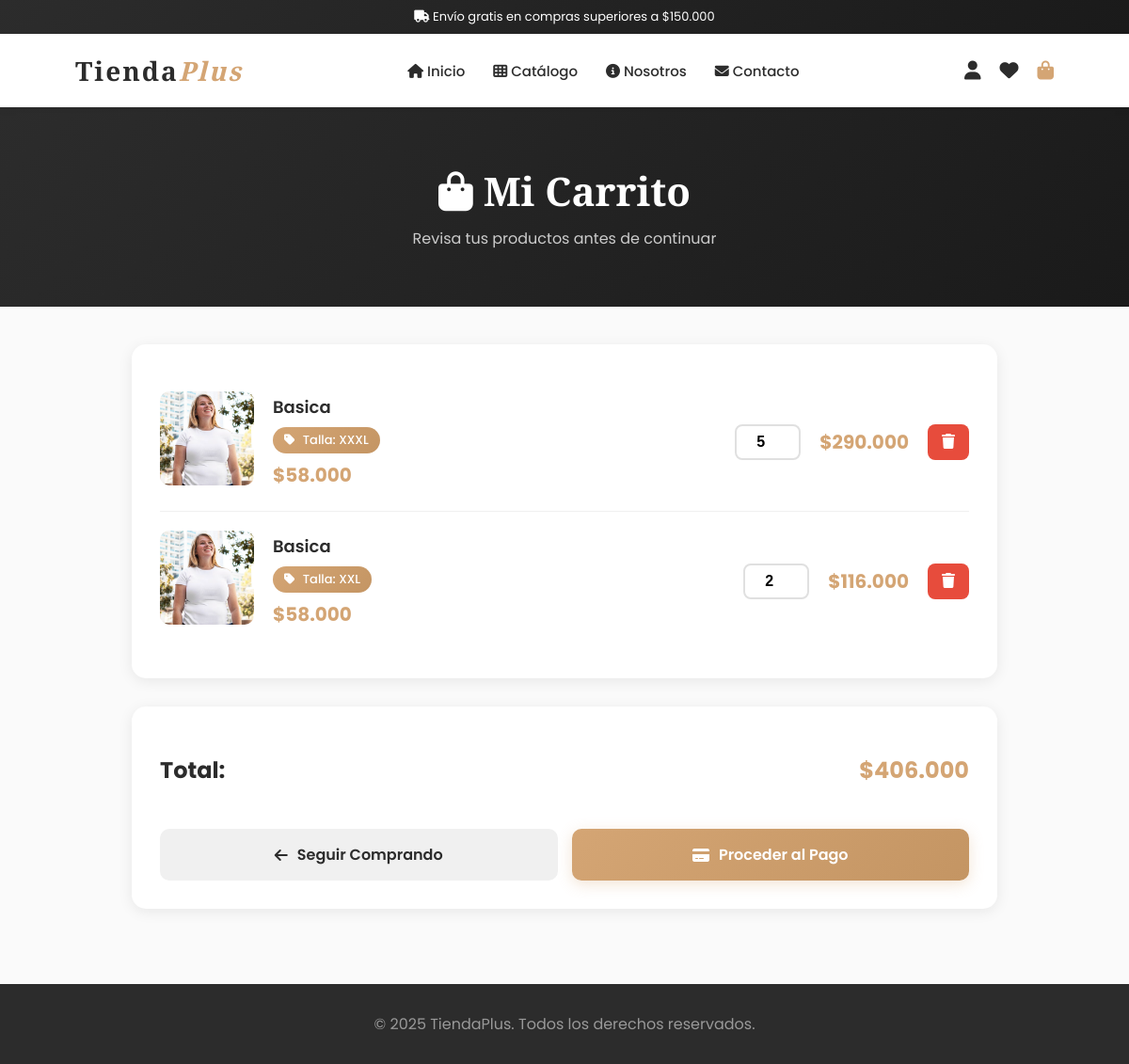
The app's page /carrito.php (signed in) with its own data.
### tables this page shows
CREATE TABLE `carrito` (
  `id` int(11) NOT NULL,
  `usuario_id` int(11) NOT NULL,
  `producto_id` int(11) NOT NULL,
  `cantidad` int(11) NOT NULL,
  `talla` varchar(10) DEFAULT NULL COMMENT 'Talla seleccionada por el cliente',
  `fecha_agregado` datetime DEFAULT current_timestamp()
);

CREATE TABLE `productos` (
  `id` int(11) NOT NULL,
  `nombre` varchar(200) NOT NULL,
  `descripcion` text DEFAULT NULL,
  `precio` decimal(10,2) NOT NULL,
  `categoria_id` int(11) DEFAULT NULL,
  `imagen` varchar(255) DEFAULT NULL,
  `destacado` tinyint(1) DEFAULT 0,
  `stock` int(11) NOT NULL DEFAULT 10,
  `tallas` varchar(100) DEFAULT NULL COMMENT 'Tallas disponibles separadas por comas (ej: S,M,L,XL)'
);

### web/carrito.php (the view, shortened to what this page needs)
<?php
include_once("../backend/conexion.php");
$usuario_id = $_SESSION['usuario_id'] ?? null;
if ($usuario_id) {
    $sql = $conn->prepare("SELECT c.producto_id, c.cantidad, c.talla, p.nombre, p.precio, p.imagen, p.tallas
                           FROM carrito c
                           INNER JOIN productos p ON c.producto_id = p.id
                           WHERE c.usuario_id = ?");
    $sql->bind_param("i", $usuario_id);
    $sql->execute();
    $resultado = $sql->get_result();
}
$total = 0;
?>
<!DOCTYPE html>
<html lang="es">
<head>
    <link rel="stylesheet" href="https://cdnjs.cloudflare.com/ajax/libs/font-awesome/6.4.0/css/all.min.css">
</head>
<body>
    <header>
        <div class="header-top">
            <span><i class="fas fa-truck"></i> Envío gratis en compras superiores a $150.000</span>
        </div>
        <div class="header-main">
            <a href="index.php" class="logo">
                Tienda<span>Plus</span>
            </a>
            <nav>
                <a href="index.php"><i class="fas fa-home"></i> Inicio</a>
                <a href="catalogo.php"><i class="fas fa-th"></i> Catálogo</a>
                <a href="nosotros.php"><i class="fas fa-info-circle"></i> Nosotros</a>
                <a href="contactanos.php"><i class="fas fa-envelope"></i> Contacto</a>
            </nav>
            <div class="header-icons">
                <a href="login.php" title="Mi cuenta"><i class="fas fa-user"></i></a>
                <a href="resenas.php" title="Favoritos"><i class="fas fa-heart"></i></a>
                <a href="carrito.php" title="Carrito" style="color: #d4a574;"><i class="fas fa-shopping-bag"></i></a>
            </div>
        </div>
    </header>
    <section class="page-header">
        <h1><i class="fas fa-shopping-bag"></i> Mi Carrito</h1>
        <p>Revisa tus productos antes de continuar</p>
    </section>
    <div class="container">
        <?php if (empty($_SESSION['carrito'])): ?>
            <div class="carrito-items">
                <div class="empty-cart">
                    <i class="fas fa-shopping-bag"></i>
                    <h3>Tu carrito está vacío</h3>
                    <p>Agrega productos para comenzar tu compra</p>
                    <a href="catalogo.php" class="btn btn-primary">
                        <i class="fas fa-shopping-cart"></i> Ir al Catálogo
                    </a>
                </div>
            </div>
        <?php else: ?>
            <div class="carrito-items">
                <?php foreach ($_SESSION['carrito'] as $id => $item):
                    $subtotal = $item['precio'] * $item['cantidad'];
                    $total += $subtotal;
                    ?>
                    <div class="carrito-item" id="fila<?= $id ?>">
                        <div class="item-image">
                            <?php if (!empty($item['imagen'])): ?>
                                <img src="img/<?= htmlspecialchars($item['imagen']) ?>"
                                    alt="<?= htmlspecialchars($item['nombre']) ?>">
                            <?php endif; ?>
                        </div>
                        <div class="item-info">
                            <h3><?= htmlspecialchars($item['nombre']) ?></h3>
                            <?php if (!empty($item['talla']) && $item['talla'] !== 'Única'): ?>
                                <div class="item-talla">
                                    <span class="talla-badge">
                                        <i class="fas fa-tag"></i> Talla: <?= htmlspecialchars($item['talla']) ?>
                                    </span>
                                </div>
                            <?php endif; ?>
                            <div class="item-price">$<?= number_format($item['precio'], 0, ',', '.') ?></div>
                        </div>
                        <div class="item-quantity">
                            <input type="number" id="cantidad<?= $id ?>" value="<?= $item['cantidad'] ?>" min="1"
                                onchange="actualizarCantidad('<?= $id ?>')">
                        </div>
                        <div class="item-price">
                            $<?= number_format($subtotal, 0, ',', '.') ?>
                        </div>
                        <div class="item-remove">
                            <button onclick="eliminarProducto('<?= $id ?>')">
                                <i class="fas fa-trash"></i>
                            </button>
                        </div>
                    </div>
                <?php endforeach; ?>
            </div>
            <div class="cart-summary">
                <div class="summary-row total">
                    <span>Total:</span>
                    <span>$<?= number_format($total, 0, ',', '.') ?></span>
                </div>
                <div class="cart-actions">
                    <a href="catalogo.php" class="btn btn-secondary">
                        <i class="fas fa-arrow-left"></i> Seguir Comprando
                    </a>
                    <a href="checkout.php" class="btn btn-primary">
                        <i class="fas fa-credit-card"></i> Proceder al Pago
                    </a>
                </div>
            </div>
        <?php endif; ?>
    </div>
    <footer>
        <p>© 2025 TiendaPlus. Todos los derechos reservados.</p>
    </footer>
</body>
</html>

### web/carrito.php (style rules this page uses)
* { margin: 0; padding: 0; box-sizing: border-box; }
body { font-family: 'Poppins', sans-serif; background-color: #fafafa; color: #2c2c2c; }
header { background: #ffffff; box-shadow: 0 2px 10px rgba(0, 0, 0, 0.05); position: sticky; top: 0; z-index: 1000; }
.header-top { background: linear-gradient(135deg, #2c2c2c 0%, #1a1a1a 100%); color: #ffffff; padding: 8px 0; font-size: 13px; text-align: center; }
.header-main { display: flex; justify-content: space-between; align-items: center; padding: 20px 80px; max-width: 1400px; margin: 0 auto; }
.logo { font-family: 'Playfair Display', serif; font-size: 28px; font-weight: 700; color: #2c2c2c; letter-spacing: 2px; text-decoration: none; }
.logo span { color: #d4a574; font-style: italic; }
nav { display: flex; gap: 30px; }
nav a { text-decoration: none; color: #2c2c2c; font-weight: 500; font-size: 15px; transition: color 0.3s; }
.header-icons { display: flex; gap: 20px; font-size: 20px; }
.header-icons a { color: #2c2c2c; transition: color 0.3s; }
.page-header { background: linear-gradient(135deg, #2c2c2c 0%, #1a1a1a 100%); color: white; padding: 60px 40px; text-align: center; }
.page-header h1 { font-family: 'Playfair Display', serif; font-size: 42px; margin-bottom: 10px; }
.page-header p { font-size: 16px; color: #ccc; }
.container { max-width: 1000px; margin: 40px auto; padding: 0 40px; }
.carrito-items { background: white; border-radius: 15px; padding: 30px; box-shadow: 0 3px 15px rgba(0, 0, 0, 0.08); margin-bottom: 30px; }
.carrito-item { display: grid; grid-template-columns: 100px 1fr auto auto auto; gap: 20px; align-items: center; padding: 20px 0; border-bottom: 1px solid #f0f0f0; }
.carrito-item:last-child { border-bottom: none; }
.item-image img { width: 100px; height: 100px; object-fit: cover; border-radius: 10px; }
.item-info h3 { font-size: 18px; font-weight: 600; color: #2c2c2c; margin-bottom: 5px; }
.item-talla { margin: 8px 0; }
.talla-badge { display: inline-block; background: linear-gradient(135deg, #d4a574 0%, #c49563 100%); color: white; padding: 4px 12px; border-radius: 15px; font-size: 13px; font-weight: 500; }
.talla-badge i { margin-right: 5px; }
.item-price { font-size: 20px; font-weight: 700; color: #d4a574; }
.item-quantity input { width: 70px; padding: 8px; border: 2px solid #e0e0e0; border-radius: 8px; text-align: center; font-size: 16px; font-weight: 600; }
.item-remove button { background: #e74c3c; color: white; border: none; padding: 10px 15px; border-radius: 8px; cursor: pointer; font-size: 16px; transition: all 0.3s; }
.cart-summary { background: white; border-radius: 15px; padding: 30px; box-shadow: 0 3px 15px rgba(0, 0, 0, 0.08); }
.summary-row { display: flex; justify-content: space-between; padding: 15px 0; border-bottom: 1px solid #f0f0f0; }
.summary-row.total { border-bottom: none; font-size: 24px; font-weight: 700; color: #2c2c2c; padding-top: 20px; }
.summary-row.total span:last-child { color: #d4a574; }
.cart-actions { display: flex; gap: 15px; margin-top: 30px; }
.btn { flex: 1; padding: 15px; text-align: center; text-decoration: none; border-radius: 10px; font-weight: 600; font-size: 16px; transition: all 0.3s; display: flex; align-items: center; justify-content: center; gap: 10px; }
.btn-secondary { background: #f0f0f0; color: #2c2c2c; }
.btn-primary { background: linear-gradient(135deg, #d4a574 0%, #c49563 100%); color: white; box-shadow: 0 4px 15px rgba(212, 165, 116, 0.3); }
footer { background: #2c2c2c; color: #ffffff; text-align: center; padding: 30px; margin-top: 80px; }
footer p { margin: 0; color: #999; }

### records on screen
carrito: producto.imagen (picture), producto.nombre "Basica", talla "XXXL", producto.precio "58.000", cantidad "5", subtotal "290.000"
carrito: producto.imagen (picture), producto.nombre "Basica", talla "XXL", producto.precio "58.000", cantidad "2", subtotal "116.000"

### other values on screen
$total "406.000"
